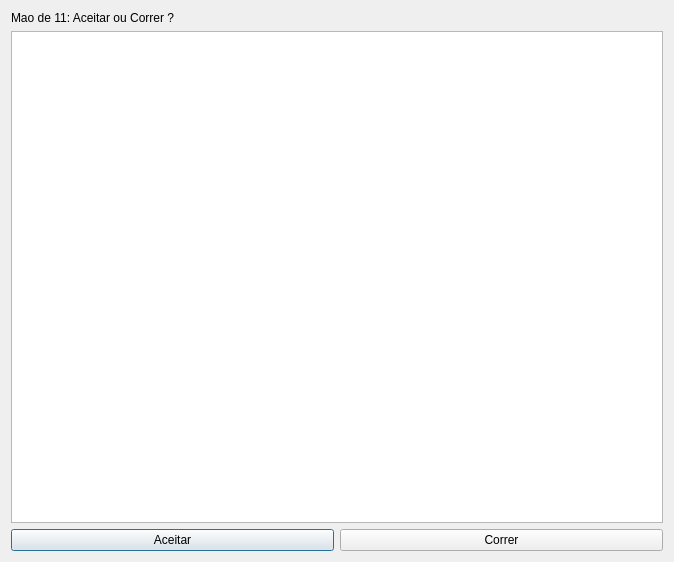
<?xml version="1.0" encoding="UTF-8"?>
<ui version="4.0">
 <class>ActionView</class>
 <widget class="QDialog" name="ActionView">
  <property name="geometry">
   <rect>
    <x>0</x>
    <y>0</y>
    <width>674</width>
    <height>562</height>
   </rect>
  </property>
  <property name="windowTitle">
   <string>ActionView</string>
  </property>
  <layout class="QGridLayout" name="gridLayout">
   <item row="0" column="0">
    <widget class="QLabel" name="label">
     <property name="text">
      <string>Mao de 11: Aceitar ou Correr ?</string>
     </property>
    </widget>
   </item>
   <item row="1" column="0">
    <widget class="QGraphicsView" name="graphicsView"/>
   </item>
   <item row="2" column="0">
    <layout class="QHBoxLayout" name="horizontalLayout">
     <item>
      <widget class="QPushButton" name="pushButton_3">
       <property name="text">
        <string>Aceitar</string>
       </property>
      </widget>
     </item>
     <item>
      <widget class="QPushButton" name="pushButton_4">
       <property name="text">
        <string>Correr</string>
       </property>
      </widget>
     </item>
    </layout>
   </item>
  </layout>
 </widget>
 <resources/>
 <connections/>
</ui>
